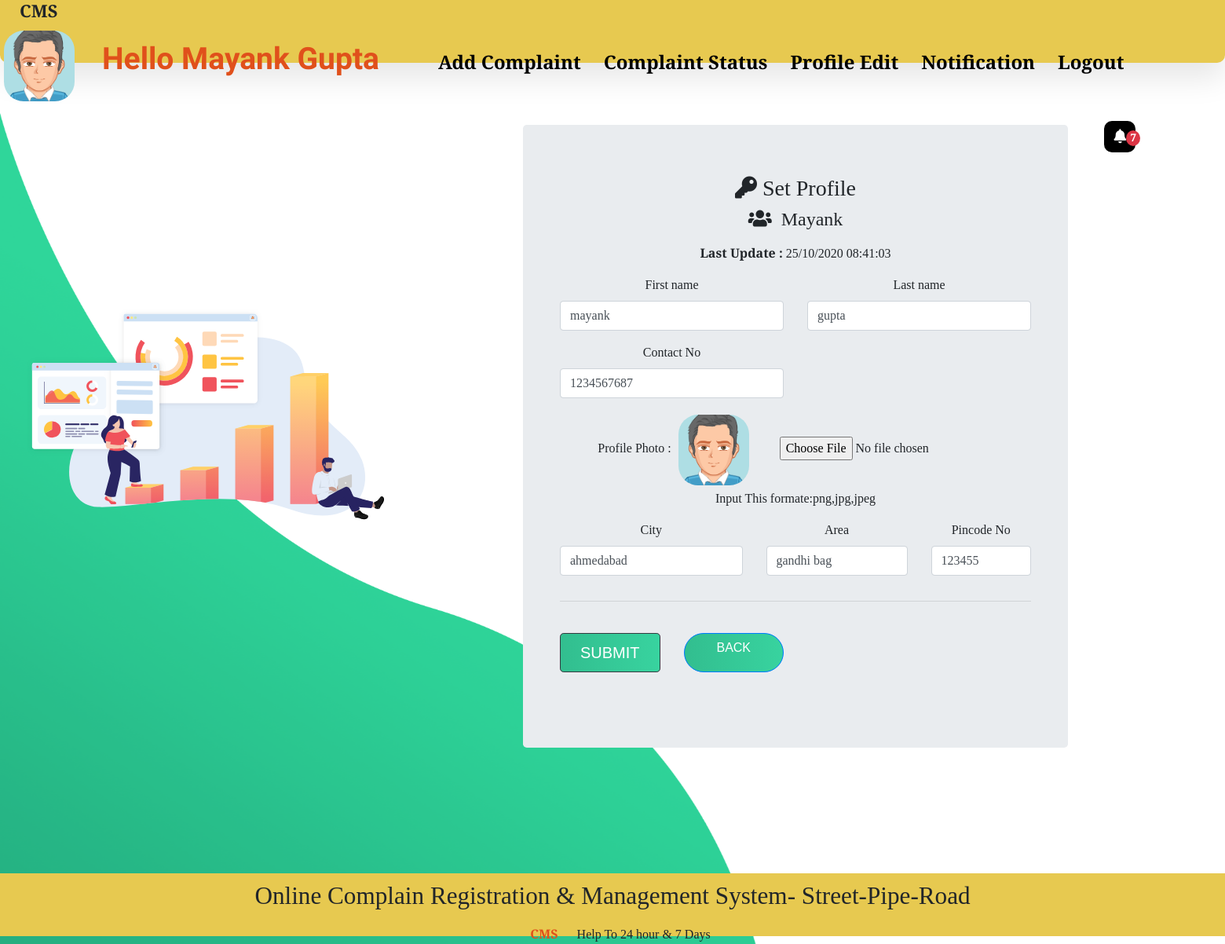
Page /USER_WORK/changeprofile.php (signed in) on the committed database.
### tables this page shows
CREATE TABLE `usertb` (
  `user_id` int(11) NOT NULL,
  `user_name` varchar(20) NOT NULL,
  `last_name` varchar(20) NOT NULL,
  `user_email` varchar(100) NOT NULL,
  `user_role` varchar(100) NOT NULL,
  `user_image` varchar(255) NOT NULL,
  `user_city` varchar(100) NOT NULL,
  `pwd` varchar(255) NOT NULL,
  `security_que` varchar(100) NOT NULL,
  `sequrity_ans` varchar(100) NOT NULL,
  `contact` varchar(100) NOT NULL,
  `user_area` varchar(50) NOT NULL,
  `user_pincode` varchar(12) NOT NULL,
  `account_time` timestamp NOT NULL DEFAULT current_timestamp()
);

### USER_WORK/changeprofile.php (the view, shortened to what this page needs)
<?php
include("partial/_dbconnect.php");
include("partial/link.php");
?>
<body>
    <div class="wrapper" style="margin-bottom:15%">
        <?php include("partial/header.php"); ?>
        <div class="container" id="createcontainer">
            <div class="img">
                <img src="image/cc.svg" data-aos="fade-right" data-aos-duration="1000">
            </div>
            <div class="login-content" style="width:1220px">
                <div class="accountprofile" style="margin:2% 0%;">
                    <div class="container" data-aos="fade-left" data-aos-duration="1000">
                        <div class="jumbotron ml-4">
                            <h3><i class="fas fa-key"></i> <span>Set Profile</span></h3>
                            <div class="col-md-12 order-md-1">
                                <?php
                             if(isset($_SESSION['loggedin']) && $_SESSION['loggedin']==true)
                             {
                                $uemail=$_SESSION['useremail'];
                                 $sql="SELECT * FROM `usertb` WHERE `user_email`='$uemail'";
                                $result=mysqli_query($conn,$sql);
                                while($row = mysqli_fetch_assoc($result))
                                {
                                    $aname=$row["user_name"];
                                    $uimage=$row["user_image"];
                                    $almtime=date_create($row["account_time"]);
                                    echo '<h4 class="mb-3"><i class="fas fa-users"></i>&nbsp;&nbsp;'.ucfirst($aname).'</h4>';
                                    echo ' <p><b>Last Update :</b>
                                    <span>'.date_format($almtime, 'd/m/Y H:i:s').'</span></p>';
                           echo ' <form class="needs-validation" style="width:600px;" action="" method="post" novalidate=""
                                enctype="multipart/form-data" onsubmit="return checkforblank()">
                                <div class="row">
                                    <div class="col-md-6 mb-3">
                                        <label for="firstName">First name</label>
                                        <input type="text" value="'.$row["user_name"].'" class="form-control" id="firstname" name="firstname" value="" maxlength="20" onkeypress="return (event.charCode > 64 &&
	event.charCode < 91) || (event.charCode > 96 && event.charCode < 123)" required>
                                    </div>
                                    <div class="col-md-6 mb-3">
                                        <label for="lastName">Last name</label>
                                        <input type="text" value="'.$row["last_name"].'" class="form-control" id="lastname" name="lastname" maxlength="20" onkeypress="return (event.charCode > 64 &&
	event.charCode < 91) || (event.charCode > 96 && event.charCode < 123)"
                                            placeholder="" value="" required>
                                    </div>
                                </div>
                                <div class="row">
                                        <input type="email" value="'.$row["user_email"].'" class="form-control" id="email" name="email" placeholder="" value="" required>
                                    <div class="col-md-6 mb-3" >
                                        <label for="contactno">Contact No</label>
                                        <input type="text" value="'.$row["contact"].'" class="form-control" id="contactno" onfocusout="phonenumber()" name="contactno" maxlength="10" size="10"
                                        onkeypress="return (event.charCode < 48 || event.charCode <= 57)" required>
                                    </div>
                                </div>
                                <div class="form-group">
                                    <label for="file">Profile Photo :</label>
                                    <img src="'.$uimage.'" height="100px" width="100px" style="
            border-radius:30px;
           margin-right:30px;
           padding:5px;
            ">
                                    <input type="file" value="5.jpg" id="file" name="file" placeholder="" required>
                                    <br>Input This formate:png,jpg,jpeg
                                </div>
                                <div class="row">
                                    <div class="col-md-5 mb-3">
                                        <label for="city">City</label>
                                        <input type="text" value="'.$row["user_city"].'" class="form-control" id="city" name="city" placeholder="" onkeypress="return (event.charCode > 64 &&
	event.charCode < 91) || (event.charCode > 96 && event.charCode < 123)"
                                            value="" required>
                                    </div>
                                    <div class="col-md-4 mb-3">
                                        <label for="area">Area</label>
                                        <input type="text" value="'.$row["user_area"].'" class="form-control" id="area" name="area" placeholder=""
                                            value="" required>
                                    </div>
                                    <div class="col-md-3 mb-3">
                                        <label for="pincode">Pincode No</label>
                                        <input type="text"  value="'.$row["user_pincode"].'" class="form-control" id="pincode" name="pincode" onfocusout="pincodenumber()" maxlength="6" size="6"
                                        onkeypress="return (event.charCode < 48 || event.charCode <= 57)" required>
                                    </div>
                                </div>
                                <hr class="mb-4">
                                <div class="row">
                                    <div class="col-md-3 mb-3">
                                        <button class="btn btn-dark btn-lg btn-block"  type="submit" >Submit</button>
                                        </div>
                                       <div class="col-md-3 mb-3">
                                       <a href="changeinfo.php" style="border-radius:25px;" class="btn btn-primary">Back</a>
                                    </div>
                                </div>
                            </form>';
                        }
                    }
                    ?>
                            </div>
                        </div>
                    </div>
                </div>
            </div>
        </div>
    </div>
    <?php include("partial/footer.php"); ?>
</body>
</html>

### USER_WORK/partial/header.php (shortened to what this page needs)
<?php
   include("_dbconnect.php");
?>
    <div class="nav">
            <div class="logo">
                <h4>CMS</h4>
            </div>
            <div class="links">
            <?php
             if(isset($_SESSION['loggedin']) && $_SESSION['loggedin']==true)
             {
                $uemail=$_SESSION['useremail'];
                $sql="SELECT * FROM `usertb` WHERE `user_email`='$uemail'";
                $result=mysqli_query($conn,$sql);
                while($row = mysqli_fetch_assoc($result))
                {
                    $aname=ucfirst($row["user_name"]);
                    $lname=ucfirst($row["last_name"]);
                    $uimage=$row["user_image"];
                    echo '<img src="'.$uimage.'" height="100px" width="100px" style="
            border-radius:30px;
           margin-right:30px;
           padding:5px;
            ">';
                    echo '<a href="index.php"><span style="color:#e0501b;font-size: 2.5vw" class="titlename">Hello '.$aname.' '.$lname.'</span>&nbsp;&nbsp;&nbsp;&nbsp;&nbsp;&nbsp;&nbsp;&nbsp;</a>';
                }
                echo '<a href="add_complaint.php">Add Complaint</a>
                <a href="view_complaint.php">Complaint Status</a>
                <a href="changeinfo.php">Profile Edit</a>
                <a href="shownotification.php">Notification</a>
                <a href="logout.php">Logout</a>';
                echo '
                <a>
                <div class="dropdown">
                    <a class="dropdown-toggle"  id="dropdownMenuButton" style=" background: #fff;
                        color: #fff;
                        right: 10px;
                        top: 20px;
                        padding: 2px 12px;
                        position:absolute;
                        display: block;
                        font-size: 18px;
                        width: 40px;
                        height: 40px;
                        cursor: pointer;
                        line-height: 35px;
                        text-align: center;
                        border-radius: 10px;
                        transition: 0.3s;
                        background-color:black;
                        " data-toggle="dropdown" aria-haspopup="true" aria-expanded="false">';
                        $usid=$_SESSION['user_id'];
                        $nsql="select * from notify where (`sender_user_role`='admin') AND reciver_id='$usid' AND status=0";
                        $nresult=mysqli_query($conn, $nsql);
                        $ncount= mysqli_num_rows($nresult);
                            echo ' <i class="fas fa-bell" ></i><span
                                class="badge badge-danger"
                                style="border-radius: 50%; top:-18px; left:-5px">'.$ncount.'</span>
                   </a>
                    <div class="dropdown-menu" style="width: 400px;
                    padding-top: 0px;
                    position: absolute;
                    will-change: transform;
                    right: -100px;
                    top: 0px;
                    left: 0px;
                    transform: translate3d(542px, 60px, 0px);" aria-labelledby="dropdownMenuButton">
                    ';
                    echo'
                    </div>
              </div>
              </a>';
            }
    ?>
            </div>
        </div>

### USER_WORK/css/style.css (style rules this page uses)
* { margin: 0; padding: 0; font-family: 'Slabo 27px', serif; }
.titlename { font-family: 'Kaushan Script', cursive; }
.nav { box-shadow: 0 10px 29px 0 rgba(68, 88, 144, 0.1); position: fixed; z-index: 1000; top: 0; right: 0; left: 0; height: 80px; display: flex; flex-direction: row; justify-content: space-between; align-items: center; padding: 0 25px 0 25px; background-color: #E7C950; box-shadow: 0 19px 38px rgba(0, 0, 0, 0.10); border-bottom-left-radius: 10px; border-bottom-right-radius: 10px; }
.nav .links a { margin-right: 25px; font-size: 24px; font-weight: 600; color: #000; text-decoration: none; }
.nav h4 { font-size: 22px; font-weight: bold; margin-left: 25px; }
.container { width: 100vw; height: 100vh; display: grid; grid-template-columns: repeat(2, 1fr); grid-gap: 7rem; padding: 0 2rem; }
#createcontainer { width: 1000px; margin-right: 90%; }
.container .img { display: flex; justify-content: flex-end; align-items: center; }
.container .login-content { display: flex; justify-content: flex-start; text-align: center; align-items: center; }
.img img { width: 500px; }
.container form { width: 360px; }
.container .login-content img { height: 100px; }
form a { display: block; text-align: right; text-decoration: none; color: #999; font-size: 0.9rem; transition: .3s; }
.btn { display: block; width: 100%; height: 50px; border-radius: 25px; outline: none; border: none; background-image: linear-gradient(to right, #32be8f, #38d39f, #32be8f); background-size: 200%; font-size: 1.2rem; color: #fff; font-family: 'Poppins', sans-serif; text-transform: uppercase; margin: 1rem 0; cursor: pointer; transition: .5s; }
.container { margin-top: 5%; width: 100vw; height: 100vh; display: grid; grid-template-columns: repeat(2, 1fr); grid-gap: 7rem; padding: 0 2rem; }

### rows in the picture
usertb: user_image (picture), user_name "Mayank", last_name "Gupta", account_time "25/10/2020 08:41:03", firstname "mayank", lastname "gupta", contactno "1234567687", city "ahmedabad", area "gandhi bag", pincode "123455"

### other values in the picture
$ncount "7"
